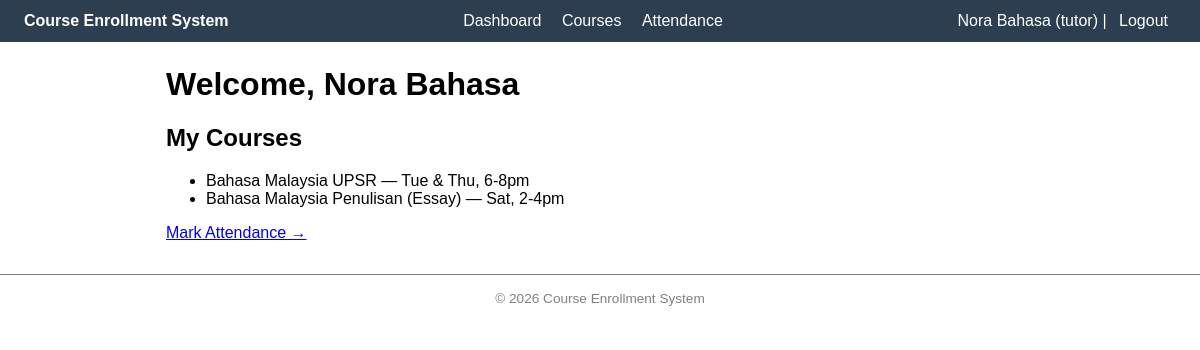
/dashboard.php (signed in), run on an earlier commit of the app's database.
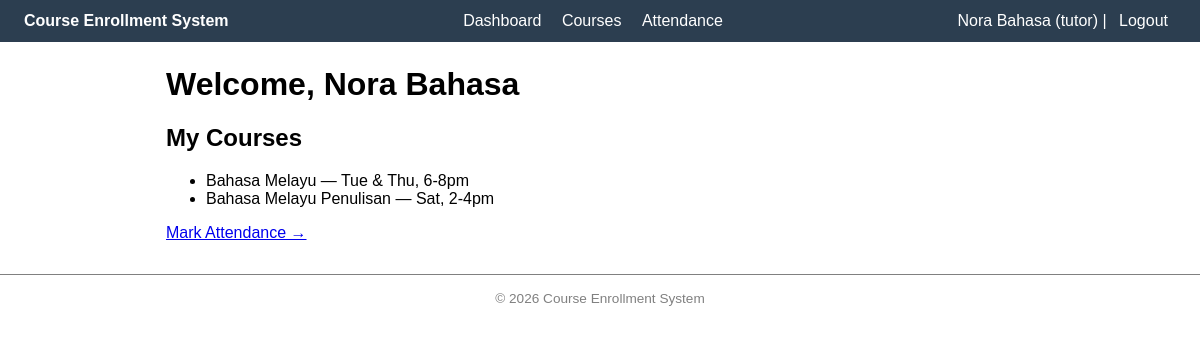
And on a later commit of the database.
### tables this page shows
CREATE TABLE courses (
    id INT UNSIGNED AUTO_INCREMENT PRIMARY KEY,
    title VARCHAR(150) NOT NULL,
    subject VARCHAR(100) NOT NULL,
    schedule VARCHAR(100) NOT NULL,
    tutor_id INT UNSIGNED NOT NULL,
    max_seats INT UNSIGNED NOT NULL DEFAULT 20,
    created_at TIMESTAMP NOT NULL DEFAULT CURRENT_TIMESTAMP,
    CONSTRAINT fk_courses_tutor
        FOREIGN KEY (tutor_id) REFERENCES users(id)
        ON DELETE RESTRICT ON UPDATE CASCADE,
    INDEX idx_courses_tutor (tutor_id)
);

### dashboard.php (the view, shortened to what this page needs)
<?php
require 'header.php';
if ($role === 'tutor') {
    $stmt = $pdo->prepare("SELECT * FROM courses WHERE tutor_id = ?");
    $stmt->execute([$_SESSION['user_id']]);
    $myCourses = $stmt->fetchAll(PDO::FETCH_ASSOC);
}
?>
<h1>Welcome, <?= htmlspecialchars($name) ?></h1>
<?php if ($role === 'admin'): ?>
    <div class="cards">
        <div class="card"><strong><?= $totalCourses ?></strong><br>Courses</div>
        <div class="card"><strong><?= $totalStudents ?></strong><br>Students</div>
        <div class="card"><strong><?= $totalTutors ?></strong><br>Tutors</div>
        <div class="card"><strong><?= $totalEnrollments ?></strong><br>Enrollments</div>
    </div>
    <p><a href="courses.php">Manage Courses →</a></p>
<?php elseif ($role === 'tutor'): ?>
    <h2>My Courses</h2>
    <?php if (empty($myCourses)): ?>
        <p>You have not been assigned any courses yet.</p>
    <?php else: ?>
        <ul>
            <?php foreach ($myCourses as $c): ?>
                <li><?= htmlspecialchars($c['title']) ?> — <?= htmlspecialchars($c['schedule']) ?></li>
            <?php endforeach; ?>
        </ul>
    <?php endif; ?>
    <p><a href="attendance.php">Mark Attendance →</a></p>
<?php endif; ?>
<?php require 'footer.php'; ?>

### header.php (shortened to what this page needs)
<?php
$isLoggedIn = isset($_SESSION['user_id'], $_SESSION['role'], $_SESSION['name']);
$role = $isLoggedIn ? $_SESSION['role'] : 'guest';
$name = $isLoggedIn ? $_SESSION['name'] : 'Guest';
?>
<!DOCTYPE html>
<html lang="en">
<head>
    <link rel="stylesheet" href="style.css">
</head>
<body>
    <nav>
        <span class="brand">Course Enrollment System</span>
        <span class="nav-links">
            <?php if ($isLoggedIn): ?>
                <a href="dashboard.php">Dashboard</a>
            <?php endif; ?>
            <a href="courses.php">Courses</a>
            <?php if ($role === 'student' || $role === 'tutor'): ?>
                <a href="attendance.php">Attendance</a>
            <?php endif; ?>
        </span>
        <span class="user-info">
            <?php if ($isLoggedIn): ?>
                <?= htmlspecialchars($name, ENT_QUOTES, 'UTF-8') ?>
                (<?= htmlspecialchars($role, ENT_QUOTES, 'UTF-8') ?>)
                | <a href="auth/logout.php">Logout</a>
            <?php else: ?>
                <a href="auth/login.php">Login</a> | <a href="auth/register.php">Register</a>
            <?php endif; ?>
        </span>
    </nav>
    <main>

### footer.php
    </main>
    <footer class="site-footer">
        &copy; <?= date('Y') ?> Course Enrollment System
    </footer>
</body>
</html>

### style.css (style rules this page uses)
* { box-sizing: border-box; }
body { font-family: Arial, sans-serif; margin: 0; max-width: 100%; background-color: #fff; color: black; }
nav { background: #2c3e50; color: white; padding: 12px 24px; display: flex; justify-content: space-between; align-items: center; flex-wrap: wrap; }
nav a { color: white; text-decoration: none; margin: 0 8px; }
.brand { font-weight: bold; }
main { max-width: 900px; margin: 24px auto; padding: 0 16px; }
.site-footer { text-align: center; color: gray; font-size: 0.85em; padding: 16px; margin-top: 32px; border-top: 1px solid gray; }

What changed in the data, as far as the page shows it:
changed courses "Tue & Thu, 6-8pm": title "Bahasa Malaysia UPSR" → "Bahasa Melayu"
changed courses "Sat, 2-4pm": title "Bahasa Malaysia Penulisan (Essay)" → "Bahasa Melayu Penulisan"
